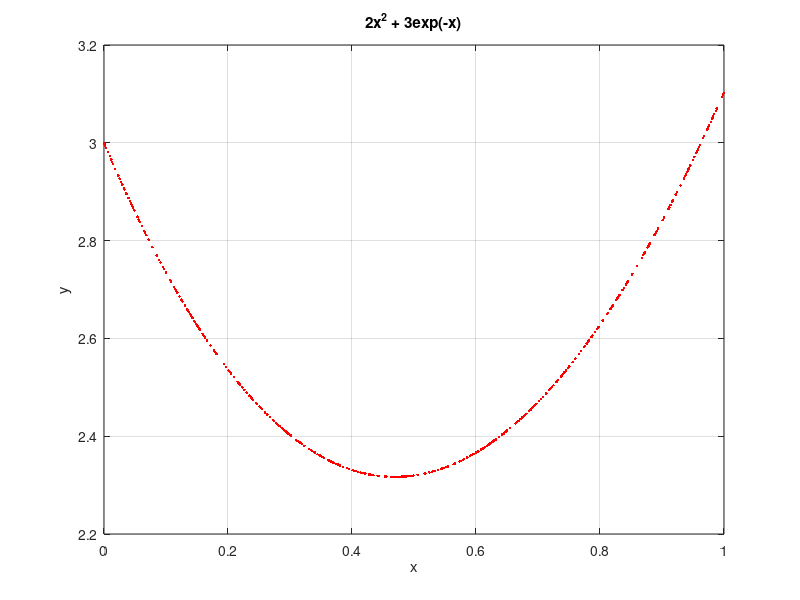

Recreate this plot in MATLAB.
function [X, y] = GetRegressionDataset1()
%GETREGRESSIONDATASET1 2D dataset for regression
    rng(5);
    X = rand(500,1);
    y = 2 * X .^ 2 + 3 * exp(-X);
    plot(X(:,1),y,'r.')
    
    title("2x^2 + 3exp(-x)")
    xlabel("x")
    ylabel("y")
    
    grid on
    XR1 = [X y];
    save('XR1.mat','XR1');
end
